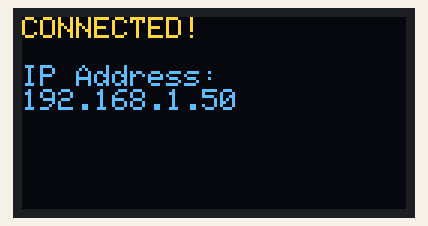
Recording of a sketch running on a simulated ESP8266 (NodeMCU). Parts: 128×64 one-colour display. The OLED is the two-colour kind (top 16 rows yellow); WiFi joins after 1.5 s; servers stay silent unless stated; what the sketch prints to the serial monitor is not drawn.

Above: at 1.6 s.

The sketch:

lcd.ino
```cpp
#include <ESP8266WiFi.h>
#include <WiFiUdp.h>
#include <Wire.h>
#include <Adafruit_GFX.h>
#include <Adafruit_SSD1306.h>

// 1. WiFi Credentials
const char* ssid = "Pranoy";
const char* password = "Pranoy2021$$";

// 2. OLED Setup
#define SCREEN_WIDTH 128
#define SCREEN_HEIGHT 64
// Reset pin not used on most 0.96" OLEDs (-1)
Adafruit_SSD1306 display(SCREEN_WIDTH, SCREEN_HEIGHT, &Wire, -1);

// 3. UDP Setup
WiFiUDP Udp;
unsigned int localUdpPort = 4210;
char incomingPacket[255];

void setup() {
  Serial.begin(115200); // Changed to 115200 for better speed

  // Initialize I2C for OLED (Standard pins: D2=SDA, D1=SCL)
  if(!display.begin(SSD1306_SWITCHCAPVCC, 0x3C)) {
    Serial.println(F("SSD1306 allocation failed"));
    for(;;);
  }

  display.clearDisplay();
  display.setTextSize(1);
  display.setTextColor(SSD1306_WHITE);
  display.setCursor(0,0);
  display.println("Connecting WiFi...");
  display.display();

  WiFi.begin(ssid, password);
  while (WiFi.status() != WL_CONNECTED) {
    delay(500);
    Serial.print(".");
  }

  Serial.println("\nESP8266 Connected!");

  // Show IP on OLED
  display.clearDisplay();
  display.setCursor(0,0);
  display.println("CONNECTED!");
  display.println("");
  display.println("IP Address:");
  display.println(WiFi.localIP());
  display.display();

  Udp.begin(localUdpPort);
}

void loop() {
  int packetSize = Udp.parsePacket();
  if (packetSize) {
    int len = Udp.read(incomingPacket, 255);
    if (len > 0) {
      incomingPacket[len] = 0;
    }

    String plate = String(incomingPacket);
    Serial.println("Received Plate: " + plate);

    // Update OLED Display
    display.clearDisplay();

    // Header
    display.setTextSize(1);
    display.setCursor(0, 0);
    display.println("VEHICLE DETECTED:");
    display.drawLine(0, 12, 128, 12, SSD1306_WHITE); // Draw a line

    // Plate Number (Larger Text)
    display.setTextSize(2);
    display.setCursor(0, 25);
    display.println(plate);

    display.display(); // Push to screen
  }
}
```
